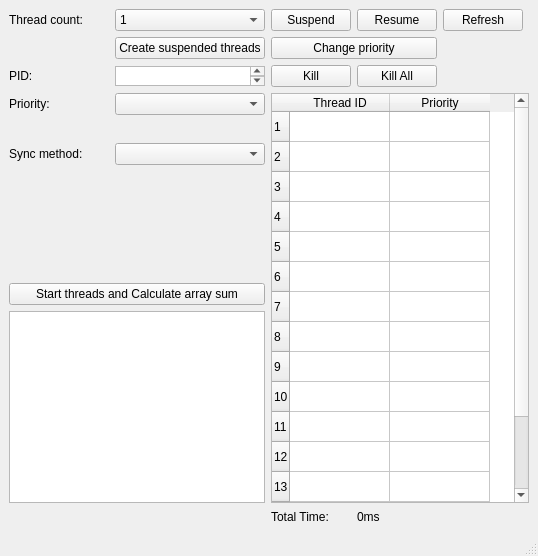
<?xml version="1.0" encoding="UTF-8"?>
<ui version="4.0">
 <class>MainWindow</class>
 <widget class="QMainWindow" name="MainWindow">
  <property name="geometry">
   <rect>
    <x>0</x>
    <y>0</y>
    <width>538</width>
    <height>556</height>
   </rect>
  </property>
  <property name="windowTitle">
   <string>MainWindow</string>
  </property>
  <widget class="QWidget" name="centralwidget">
   <layout class="QGridLayout" name="gridLayout">
    <item row="9" column="1">
     <widget class="QComboBox" name="syncCb">
      <property name="sizePolicy">
       <sizepolicy hsizetype="Minimum" vsizetype="Fixed">
        <horstretch>0</horstretch>
        <verstretch>0</verstretch>
       </sizepolicy>
      </property>
     </widget>
    </item>
    <item row="7" column="3" rowspan="11" colspan="4">
     <widget class="QTableWidget" name="table">
      <property name="sizePolicy">
       <sizepolicy hsizetype="Minimum" vsizetype="Preferred">
        <horstretch>0</horstretch>
        <verstretch>0</verstretch>
       </sizepolicy>
      </property>
      <row>
       <property name="text">
        <string>1</string>
       </property>
      </row>
      <row>
       <property name="text">
        <string>2</string>
       </property>
      </row>
      <row>
       <property name="text">
        <string>3</string>
       </property>
      </row>
      <row>
       <property name="text">
        <string>4</string>
       </property>
      </row>
      <row>
       <property name="text">
        <string>5</string>
       </property>
      </row>
      <row>
       <property name="text">
        <string>6</string>
       </property>
      </row>
      <row>
       <property name="text">
        <string>7</string>
       </property>
      </row>
      <row>
       <property name="text">
        <string>8</string>
       </property>
      </row>
      <row>
       <property name="text">
        <string>9</string>
       </property>
      </row>
      <row>
       <property name="text">
        <string>10</string>
       </property>
      </row>
      <row>
       <property name="text">
        <string>11</string>
       </property>
      </row>
      <row>
       <property name="text">
        <string>12</string>
       </property>
      </row>
      <row>
       <property name="text">
        <string>13</string>
       </property>
      </row>
      <row>
       <property name="text">
        <string>14</string>
       </property>
      </row>
      <row>
       <property name="text">
        <string>15</string>
       </property>
      </row>
      <row>
       <property name="text">
        <string>16</string>
       </property>
      </row>
      <column>
       <property name="text">
        <string>Thread ID</string>
       </property>
      </column>
      <column>
       <property name="text">
        <string>Priority</string>
       </property>
      </column>
     </widget>
    </item>
    <item row="18" column="3">
     <widget class="QLabel" name="label_6">
      <property name="text">
       <string>Total Time: </string>
      </property>
     </widget>
    </item>
    <item row="1" column="1">
     <widget class="QComboBox" name="threadCountCb">
      <property name="sizePolicy">
       <sizepolicy hsizetype="Minimum" vsizetype="Fixed">
        <horstretch>0</horstretch>
        <verstretch>0</verstretch>
       </sizepolicy>
      </property>
      <item>
       <property name="text">
        <string>1</string>
       </property>
      </item>
      <item>
       <property name="text">
        <string>2</string>
       </property>
      </item>
      <item>
       <property name="text">
        <string>4</string>
       </property>
      </item>
      <item>
       <property name="text">
        <string>8</string>
       </property>
      </item>
      <item>
       <property name="text">
        <string>16</string>
       </property>
      </item>
     </widget>
    </item>
    <item row="1" column="4">
     <widget class="QPushButton" name="resumeBtn">
      <property name="sizePolicy">
       <sizepolicy hsizetype="Minimum" vsizetype="Minimum">
        <horstretch>0</horstretch>
        <verstretch>0</verstretch>
       </sizepolicy>
      </property>
      <property name="text">
       <string>Resume</string>
      </property>
     </widget>
    </item>
    <item row="5" column="1">
     <widget class="QTextEdit" name="txtPid">
      <property name="sizePolicy">
       <sizepolicy hsizetype="Minimum" vsizetype="Minimum">
        <horstretch>0</horstretch>
        <verstretch>0</verstretch>
       </sizepolicy>
      </property>
      <property name="maximumSize">
       <size>
        <width>150</width>
        <height>20</height>
       </size>
      </property>
     </widget>
    </item>
    <item row="1" column="0">
     <widget class="QLabel" name="label">
      <property name="text">
       <string>Thread count:</string>
      </property>
     </widget>
    </item>
    <item row="18" column="4">
     <widget class="QLabel" name="timeLbl">
      <property name="text">
       <string>0ms</string>
      </property>
     </widget>
    </item>
    <item row="16" column="0" rowspan="2" colspan="2">
     <widget class="QTextEdit" name="txtSentence">
      <property name="sizePolicy">
       <sizepolicy hsizetype="Minimum" vsizetype="Expanding">
        <horstretch>0</horstretch>
        <verstretch>0</verstretch>
       </sizepolicy>
      </property>
     </widget>
    </item>
    <item row="7" column="0">
     <widget class="QLabel" name="label_5">
      <property name="sizePolicy">
       <sizepolicy hsizetype="Preferred" vsizetype="Maximum">
        <horstretch>0</horstretch>
        <verstretch>0</verstretch>
       </sizepolicy>
      </property>
      <property name="text">
       <string>Priority:</string>
      </property>
     </widget>
    </item>
    <item row="4" column="3" colspan="2">
     <widget class="QPushButton" name="priorBtn">
      <property name="sizePolicy">
       <sizepolicy hsizetype="Preferred" vsizetype="Minimum">
        <horstretch>0</horstretch>
        <verstretch>0</verstretch>
       </sizepolicy>
      </property>
      <property name="text">
       <string>Change priority</string>
      </property>
     </widget>
    </item>
    <item row="5" column="0">
     <widget class="QLabel" name="label_4">
      <property name="sizePolicy">
       <sizepolicy hsizetype="Preferred" vsizetype="Maximum">
        <horstretch>0</horstretch>
        <verstretch>0</verstretch>
       </sizepolicy>
      </property>
      <property name="text">
       <string>PID:</string>
      </property>
     </widget>
    </item>
    <item row="5" column="4">
     <widget class="QPushButton" name="killAllBtn">
      <property name="sizePolicy">
       <sizepolicy hsizetype="Minimum" vsizetype="Minimum">
        <horstretch>0</horstretch>
        <verstretch>0</verstretch>
       </sizepolicy>
      </property>
      <property name="text">
       <string>Kill All</string>
      </property>
     </widget>
    </item>
    <item row="5" column="3">
     <widget class="QPushButton" name="killBtn">
      <property name="sizePolicy">
       <sizepolicy hsizetype="Maximum" vsizetype="Minimum">
        <horstretch>0</horstretch>
        <verstretch>0</verstretch>
       </sizepolicy>
      </property>
      <property name="text">
       <string>Kill</string>
      </property>
     </widget>
    </item>
    <item row="9" column="0">
     <widget class="QLabel" name="label_2">
      <property name="text">
       <string>Sync method:</string>
      </property>
     </widget>
    </item>
    <item row="4" column="1">
     <widget class="QPushButton" name="createBtn">
      <property name="text">
       <string>Create suspended threads</string>
      </property>
     </widget>
    </item>
    <item row="1" column="3">
     <widget class="QPushButton" name="suspendBtn">
      <property name="sizePolicy">
       <sizepolicy hsizetype="Minimum" vsizetype="Minimum">
        <horstretch>0</horstretch>
        <verstretch>0</verstretch>
       </sizepolicy>
      </property>
      <property name="text">
       <string>Suspend</string>
      </property>
     </widget>
    </item>
    <item row="15" column="0" colspan="2">
     <widget class="QPushButton" name="resultBtn">
      <property name="sizePolicy">
       <sizepolicy hsizetype="Minimum" vsizetype="Fixed">
        <horstretch>0</horstretch>
        <verstretch>0</verstretch>
       </sizepolicy>
      </property>
      <property name="text">
       <string>Start threads and Calculate array sum</string>
      </property>
     </widget>
    </item>
    <item row="7" column="1">
     <widget class="QComboBox" name="priorCb"/>
    </item>
    <item row="1" column="5">
     <widget class="QPushButton" name="refreshBtn">
      <property name="sizePolicy">
       <sizepolicy hsizetype="Preferred" vsizetype="Preferred">
        <horstretch>0</horstretch>
        <verstretch>0</verstretch>
       </sizepolicy>
      </property>
      <property name="maximumSize">
       <size>
        <width>16777215</width>
        <height>40</height>
       </size>
      </property>
      <property name="text">
       <string>Refresh</string>
      </property>
     </widget>
    </item>
   </layout>
  </widget>
  <widget class="QMenuBar" name="menubar">
   <property name="geometry">
    <rect>
     <x>0</x>
     <y>0</y>
     <width>538</width>
     <height>21</height>
    </rect>
   </property>
  </widget>
  <widget class="QStatusBar" name="statusbar"/>
 </widget>
 <resources/>
 <connections/>
</ui>
